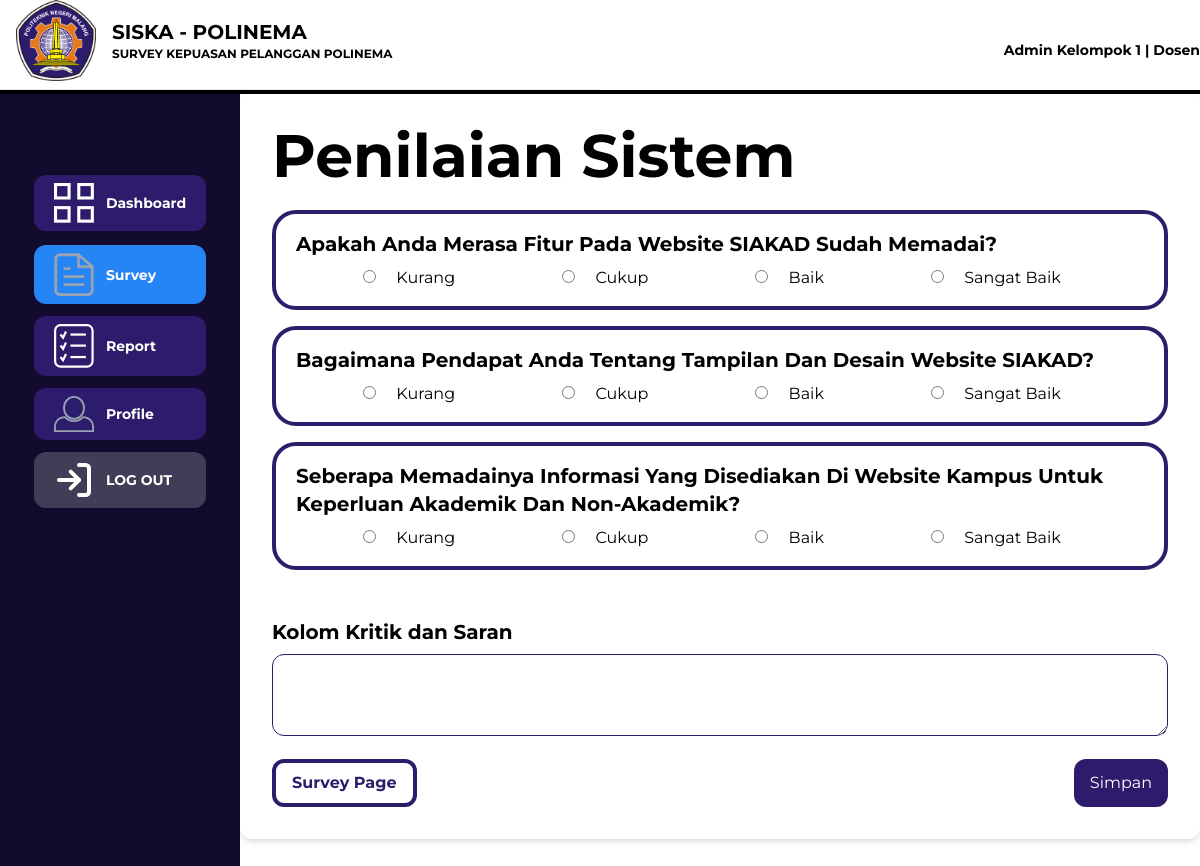
/mahasiswa/penilaianSistem_Mahasiswa.php (signed in), run on the app's committed database.
### tables this page shows
CREATE TABLE `m_survey_soal` (
  `id_soal` int(11) NOT NULL,
  `id_survey` int(11) DEFAULT NULL,
  `id_kategori` int(11) DEFAULT NULL,
  `no_urut` int(11) DEFAULT NULL,
  `soal_jenis` enum('pilihan') DEFAULT NULL,
  `soal_nama` varchar(500) DEFAULT NULL
);

### mahasiswa/penilaianSistem_Mahasiswa.php (the view, shortened to what this page needs)
<?php
include 'koneksi.php';
$sql = "SELECT s.id_soal, s.id_survey id_survey, k.kategori_nama, k.id_kategori id_kategori, soal_nama FROM m_survey_soal s LEFT JOIN m_kategori k ON s.id_kategori = k.id_kategori WHERE s.id_kategori = 3 && s.id_survey = 1;";
$result = mysqli_query($connect, $sql);
?>
<!DOCTYPE html>
<html lang="en">
<script src="https://cdn.tailwindcss.com"></script>
<body>
    <div class="grid grid-cols-2">
        <div class="left relative">
            <div class="flex items-center gap-4 mb-2 ps-4">
                <img src="../aset/lambang-polinema1.png" class="w-20" />
                <div>
                    <h1 class="font-bold text-xl">SISKA - POLINEMA</h1>
                    <p class="text-xs font-bold">SURVEY KEPUASAN PELANGGAN POLINEMA</p>
                </div>
            </div>
        </div>
        <div class="text-sm text-end mt-10">
            <h1><b><?=$_SESSION['nama']?> | <?=$_SESSION['user_type']?></b></h1>
        </div>
        <hr />
    </div>
    <hr class="border-2 border-black" />
    <div class="grid grid-cols-5 h-screen">
        <div class="left bg-[#130B2d] py-20 relative">
            <ul class="grid grid-rows-3 gap-3 text-center text-sm items-center justify-center">
                <li class="px-5 py-2 bg-[#2D1B6B] font-bold text-white rounded-xl">
                    <a class="flex items-center gap-3" href="dashboardMahasiswa.php"><img src="../aset/dashSym.svg" class="w-10" /><span>Dashboard</span></a>
                </li>
                <li class="px-5 py-2 bg-[#2685F5] font-bold text-white rounded-xl">
                    <a class="flex items-center gap-3" href="surveyMahasiswa.php"><img src="../aset/surveySym.svg" class="w-10" /><span>Survey</span></a>
                </li>
                <li class="px-5 py-2 bg-[#2D1B6B] font-bold text-white rounded-xl">
                    <a class="flex items-center gap-3" href="reportMahasiswa.php"><img src="../aset/ReportSym.svg" class="w-10" /><span>Report</span></a>
                </li>
                <li class="px-5 py-2 bg-[#2D1B6B] font-bold text-white rounded-xl">
                    <a class="flex items-center gap-3" href="profileMahasiswa.php"><img src="../aset/profileSym.svg" class="w-10" /><span>Profile</span></a>
                </li>
                <li class="px-5 py-2 bg-[#423C57] font-bold text-white rounded-xl">
                    <a class="flex items-center gap-3" href="../logout.php"><img src="../aset/Logout.svg" class="w-10" /><span>LOG OUT</span></a>
                </li>
            </ul>
        </div>
        <div class="col-span-4">
        <main class="col-span-4">
        <div class="bg-white p-8 rounded-xl shadow-md">
        <h1 class="text-6xl font-bold mb-6">Penilaian Sistem</h1>
        <form action = "submitProses_Mahasiswa.php" method= "post">
            <div class="grid gap-4 col-span-4">
                <?php
                if ($result->num_rows > 0) {
                    while($row = $result->fetch_assoc()) {
                      ?>
                <div class="border rounded-3xl px-5 py-4 border-[#2D1B6B] border-4 w-full">
                    <h2 class="text-xl font-bold mb-2"><?=$row['soal_nama']?></h2>
                    <div class="flex justify-evenly gap-6 w-full">
                    <div>
                        <input type="radio" id="<?=$row['id_kategori'].'1'?>" name="<?=$row['id_soal']?>" value="kurang"  />
                        <label for="<?=$row['id_kategori'].'1'?>" class=" text-black py-2 px-4 rounded-xl">Kurang</label>
                    </div>
                    <div>
                        <input type="radio" id="<?=$row['id_kategori'].'2'?>" name="<?=$row['id_soal']?>" value="cukup" />
                        <label for="<?=$row['id_kategori'].'2'?>" class=" text-black py-2 px-4 rounded-xl">Cukup</label>
                    </div>
                    <div>
                        <input type="radio" id="<?=$row['id_kategori'].'3'?>" name="<?=$row['id_soal']?>" value="baik" />
                        <label for="<?=$row['id_kategori'].'3'?>" class=" text-black py-2 px-4 rounded-xl">Baik</label>
                    </div>
                    <div>
                        <input type="radio" id="<?=$row['id_kategori'].'4'?>" name="<?=$row['id_soal']?>" value="sangat baik" />
                        <label for="<?=$row['id_kategori'].'4'?>" class=" text-black py-2 px-4 rounded-xl">Sangat Baik</label>
                    </div>
                    </div>
                </div>
                <?php
                    }
                  } else {
                    echo "0 results";
                  }
                ?>
            <div class="mt-8">
                <h2 class="text-xl font-bold mb-2">Kolom Kritik dan Saran</h2>
                <textarea class="w-full p-4 rounded-xl border border-[#2D1B6B]" name="saran"></textarea>
            </div>
            <div>
            <div class="flex justify-between w-full">
            <button class="bg-white text-[#2D1B6B] border-[#2D1B6B] py-2 px-4 rounded-xl border-[#2D1B6B] border-4" type="back"><a href="surveyMahasiswa.php"><b>Survey Page</b></a></button>
            <button class="end-content bg-[#2D1B6B] text-white py-2 px-4 rounded-xl" type="submit">Simpan</button>
            </div>
            </div>
        </form>
    </div>
</main>
        </div>
    </div>
</body>
</html>

### mahasiswa/penilaianSistem_Mahasiswa.php (style rules this page uses)
body { font-family: "Montserrat"; font-style: normal; font-weight: 400; }

### data on the page
m_survey_soal: soal_nama "Apakah Anda Merasa Fitur Pada Website SIAKAD Sudah Memadai?"
m_survey_soal: soal_nama "Bagaimana Pendapat Anda Tentang Tampilan Dan Desain Website SIAKAD?"
m_survey_soal: soal_nama "Seberapa Memadainya Informasi Yang Disediakan Di Website Kampus Untuk Keperluan Akademik Dan Non-Akademik?"

### other printed values
$_SESSION['nama'] "Admin Kelompok 1"
$_SESSION['user_type'] "Dosen"
